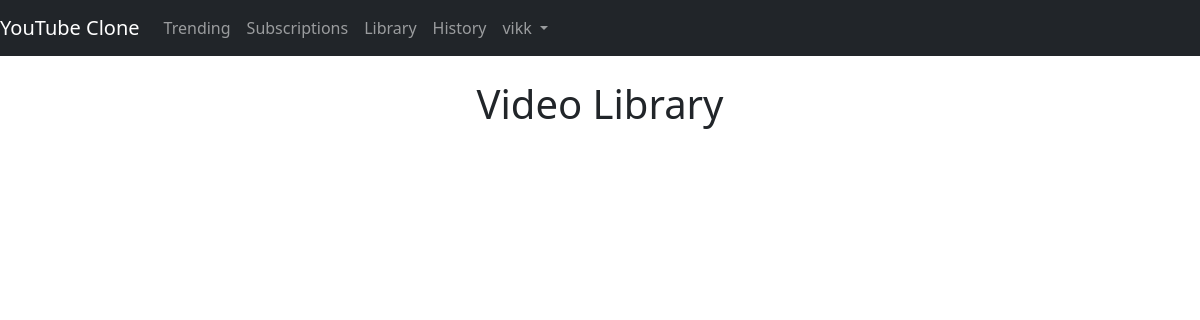
The page /library (signed in) on the database as committed earlier.
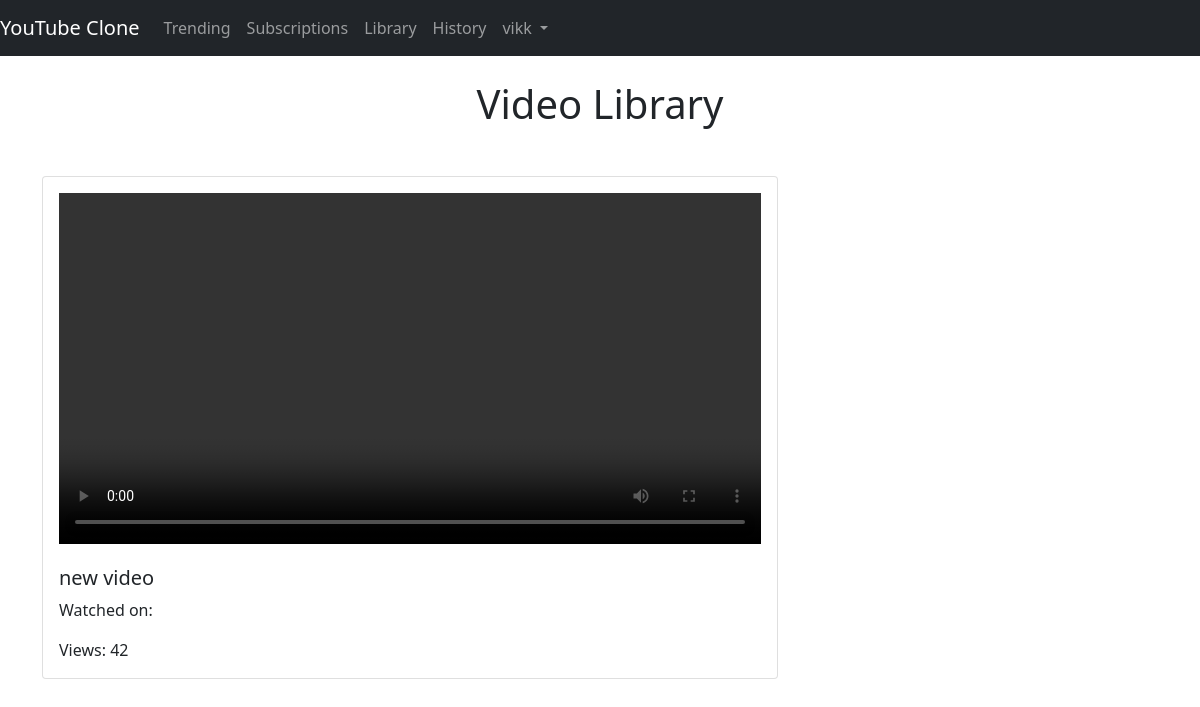
The same page on the database as committed later.
### videos/models.py (models this page shows, shortened)
class SaveVideo(models.Model):
    user = models.ForeignKey(User, on_delete=models.CASCADE)
    video = models.ForeignKey(Video, on_delete=models.CASCADE)
    saved_on = models.DateTimeField(auto_now_add=True)

class Video(models.Model):
    user = models.ForeignKey(User, on_delete=models.CASCADE)
    title = models.CharField(max_length=200)
    description = models.TextField(blank=True, null=True)
    video_file = models.FileField(upload_to='videos')
    likes = models.ManyToManyField(User, related_name='video_like', blank=True)
    created_on = models.DateTimeField(auto_now_add=True)
    views = models.IntegerField(default=0)
    channel = models.ForeignKey(Channel, on_delete=models.CASCADE, related_name='channel_videos')

### videos/views.py (the view)
# urls.py: path('library', views.library, name='library'),
@login_required(login_url='login')
def library(request):
    videos = SaveVideo.objects.filter(user=request.user).order_by('-saved_on')
    return render(request, 'videos/library.html', {'videos':videos})

### videos/templates/videos/library.html (shortened to what this page needs)
{% extends 'videos/base.html' %}
{% block content %}
<div class="container">
    <h1 class="text-center mt-4 mb-5">Video Library</h1>
    <div class="row">
        {% for library in videos %}
        <div class="col-md-8">
            <div class="card mb-4">
                <div class="card-body">
                    <video width="100%" height="auto" controls>
                        <source src="{{ library.video.video_file.url }}" type="video/mp4">
                    </video>
                    <h5 class="card-title mt-3">{{ library.video.title }}</h5>
                    <p class="card-text">Watched on: {{ library.watched_on }}</p>
                    <p class="card-text">Views: {{ library.video.views }}</p>
                </div>
            </div>
        </div>
        {% endfor %}
    </div>
</div>
{% endblock %}

Rows that differ between the two databases and show on the page:
added SaveVideo: video "new video", video.views "42"
